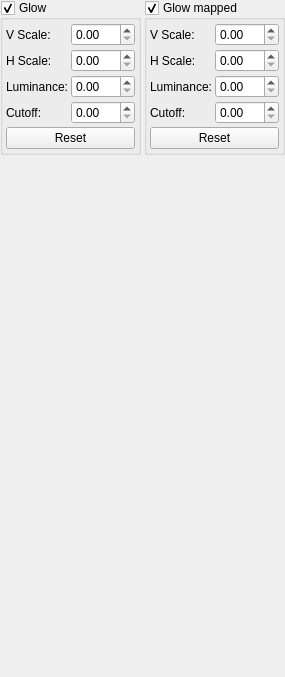
         <widget class="QWidget" name="tabGlow">
          <property name="autoFillBackground">
           <bool>true</bool>
          </property>
          <attribute name="icon">
           <iconset resource="geditor.qrc">
            <normaloff>:/Resources/MetroStyle/snow_storm.png</normaloff>:/Resources/MetroStyle/snow_storm.png</iconset>
          </attribute>
          <attribute name="title">
           <string/>
          </attribute>
          <attribute name="toolTip">
           <string>Glow</string>
          </attribute>
          <layout class="QGridLayout" name="gridLayout_15">
           <property name="leftMargin">
            <number>0</number>
           </property>
           <property name="topMargin">
            <number>0</number>
           </property>
           <property name="rightMargin">
            <number>0</number>
           </property>
           <property name="bottomMargin">
            <number>0</number>
           </property>
           <property name="spacing">
            <number>3</number>
           </property>
           <item row="0" column="0">
            <widget class="GroupBox" name="GlowEnable">
             <property name="title">
              <string>Glow</string>
             </property>
             <property name="checkable">
              <bool>true</bool>
             </property>
             <layout class="QGridLayout" name="gridLayout_13">
              <property name="leftMargin">
               <number>3</number>
              </property>
              <property name="topMargin">
               <number>3</number>
              </property>
              <property name="rightMargin">
               <number>3</number>
              </property>
              <property name="bottomMargin">
               <number>3</number>
              </property>
              <property name="spacing">
               <number>3</number>
              </property>
              <item row="0" column="0">
               <widget class="QLabel" name="label_2">
                <property name="text">
                 <string>V Scale:</string>
                </property>
               </widget>
              </item>
              <item row="0" column="1">
               <widget class="DoubleSpinBox" name="GlowVScale">
                <property name="maximum">
                 <double>10.000000000000000</double>
                </property>
                <property name="singleStep">
                 <double>0.010000000000000</double>
                </property>
               </widget>
              </item>
              <item row="1" column="0">
               <widget class="QLabel" name="label_3">
                <property name="text">
                 <string>H Scale:</string>
                </property>
               </widget>
              </item>
              <item row="1" column="1">
               <widget class="DoubleSpinBox" name="GlowHScale">
                <property name="maximum">
                 <double>10.000000000000000</double>
                </property>
                <property name="singleStep">
                 <double>0.010000000000000</double>
                </property>
               </widget>
              </item>
              <item row="2" column="0">
               <widget class="QLabel" name="label_4">
                <property name="sizePolicy">
                 <sizepolicy hsizetype="Fixed" vsizetype="Preferred">
                  <horstretch>0</horstretch>
                  <verstretch>0</verstretch>
                 </sizepolicy>
                </property>
                <property name="text">
                 <string>Luminance:</string>
                </property>
               </widget>
              </item>
              <item row="2" column="1">
               <widget class="DoubleSpinBox" name="GlowLuminance">
                <property name="maximum">
                 <double>100.000000000000000</double>
                </property>
                <property name="singleStep">
                 <double>0.010000000000000</double>
                </property>
               </widget>
              </item>
              <item row="3" column="0">
               <widget class="QLabel" name="label_5">
                <property name="text">
                 <string>Cutoff:</string>
                </property>
               </widget>
              </item>
              <item row="3" column="1">
               <widget class="DoubleSpinBox" name="GlowCutoff">
                <property name="maximum">
                 <double>100.000000000000000</double>
                </property>
                <property name="singleStep">
                 <double>0.010000000000000</double>
                </property>
               </widget>
              </item>
              <item row="4" column="0" colspan="2">
               <widget class="QPushButton" name="GlowReset">
                <property name="text">
                 <string>Reset</string>
                </property>
                <property name="icon">
                 <iconset resource="geditor.qrc">
                  <normaloff>:/Resources/MetroStyle/sinchronize.png</normaloff>:/Resources/MetroStyle/sinchronize.png</iconset>
                </property>
               </widget>
              </item>
             </layout>
            </widget>
           </item>
           <item row="0" column="1">
            <widget class="GroupBox" name="GlowMappedEnable">
             <property name="title">
              <string>Glow mapped</string>
             </property>
             <property name="checkable">
              <bool>true</bool>
             </property>
             <layout class="QGridLayout" name="gridLayout_14">
              <property name="leftMargin">
               <number>3</number>
              </property>
              <property name="topMargin">
               <number>3</number>
              </property>
              <property name="rightMargin">
               <number>3</number>
              </property>
              <property name="bottomMargin">
               <number>3</number>
              </property>
              <property name="spacing">
               <number>3</number>
              </property>
              <item row="1" column="0">
               <widget class="QLabel" name="label_7">
                <property name="text">
                 <string>H Scale:</string>
                </property>
               </widget>
              </item>
              <item row="2" column="0">
               <widget class="QLabel" name="label_8">
                <property name="sizePolicy">
                 <sizepolicy hsizetype="Fixed" vsizetype="Preferred">
                  <horstretch>0</horstretch>
                  <verstretch>0</verstretch>
                 </sizepolicy>
                </property>
                <property name="text">
                 <string>Luminance:</string>
                </property>
               </widget>
              </item>
              <item row="0" column="1">
               <widget class="DoubleSpinBox" name="GlowMappedVScale">
                <property name="maximum">
                 <double>10.000000000000000</double>
                </property>
                <property name="singleStep">
                 <double>0.010000000000000</double>
                </property>
               </widget>
              </item>
              <item row="3" column="0">
               <widget class="QLabel" name="label_9">
                <property name="text">
                 <string>Cutoff:</string>
                </property>
               </widget>
              </item>
              <item row="3" column="1">
               <widget class="DoubleSpinBox" name="GlowMappedCutoff">
                <property name="maximum">
                 <double>100.000000000000000</double>
                </property>
                <property name="singleStep">
                 <double>0.010000000000000</double>
                </property>
               </widget>
              </item>
              <item row="1" column="1">
               <widget class="DoubleSpinBox" name="GlowMappedHScale">
                <property name="maximum">
                 <double>10.000000000000000</double>
                </property>
                <property name="singleStep">
                 <double>0.010000000000000</double>
                </property>
               </widget>
              </item>
              <item row="2" column="1">
               <widget class="DoubleSpinBox" name="GlowMappedLuminance">
                <property name="maximum">
                 <double>100.000000000000000</double>
                </property>
                <property name="singleStep">
                 <double>0.010000000000000</double>
                </property>
               </widget>
              </item>
              <item row="0" column="0">
               <widget class="QLabel" name="label_6">
                <property name="text">
                 <string>V Scale:</string>
                </property>
               </widget>
              </item>
              <item row="4" column="0" colspan="2">
               <widget class="QPushButton" name="GlowMappedReset">
                <property name="text">
                 <string>Reset</string>
                </property>
                <property name="icon">
                 <iconset resource="geditor.qrc">
                  <normaloff>:/Resources/MetroStyle/sinchronize.png</normaloff>:/Resources/MetroStyle/sinchronize.png</iconset>
                </property>
               </widget>
              </item>
             </layout>
            </widget>
           </item>
           <item row="1" column="0">
            <spacer name="verticalSpacer_4">
             <property name="orientation">
              <enum>Qt::Vertical</enum>
             </property>
             <property name="sizeHint" stdset="0">
              <size>
               <width>20</width>
               <height>522</height>
              </size>
             </property>
            </spacer>
           </item>
           <item row="1" column="1">
            <spacer name="verticalSpacer_5">
             <property name="orientation">
              <enum>Qt::Vertical</enum>
             </property>
             <property name="sizeHint" stdset="0">
              <size>
               <width>20</width>
               <height>522</height>
              </size>
             </property>
            </spacer>
           </item>
          </layout>
         </widget>
